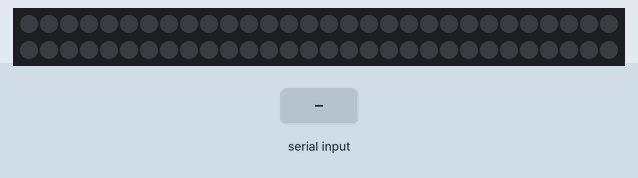
Recording of a sketch running on a simulated Arduino Uno, built with avr-gcc and run on an emulated ATmega328P. Parts: 60 RGB LEDs in strip order, left to right, continuing on the next row. The test bench sets the inputs (shaded band). Dim RGB values are drawn brighter than linear.

Above: at 2.2 s.
2.3 s: "30,150\n" received over Serial
At 2.7 s:
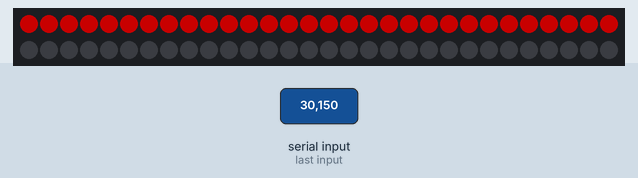
3.8 s: "5\n" received over Serial
At 4.9 s:
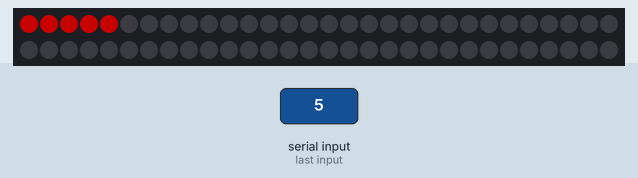

The sketch:

AssetoRPMArduino.ino
```cpp
#include <FastLED.h>

#define NUM_LEDS 60
#define DATA_PIN 3
#define BRIGHTNESS 100
#define interval 50;

CRGB leds[NUM_LEDS];

unsigned long prevTime = 0;
int num;
bool blink = true;

void setup() {
  FastLED.addLeds<WS2812B, DATA_PIN, GRB>(leds, NUM_LEDS);
  Serial.begin(9600);
  delay(1000);
}

void loop() {
  FastLED.setBrightness(BRIGHTNESS);
  if (Serial.available()) {
      String a = Serial.readStringUntil('\n');
      num = a.toInt();
    if (num <= NUM_LEDS) {
      FastLED.clear();
      fill_solid(leds, num, CRGB::Red);
    }
  }
  if (num+5 > NUM_LEDS) {
    long diff = millis() - prevTime;
    if (diff > 50) {
      FastLED.setBrightness(0);
      if (diff > 100)
        prevTime = millis();
    }

  }
  FastLED.show();
}
```

Measured:
- after the input at 2.3 s, the LEDs: change at once (image 1)
- after the input at 3.8 s, the LEDs: change at once (image 2)
